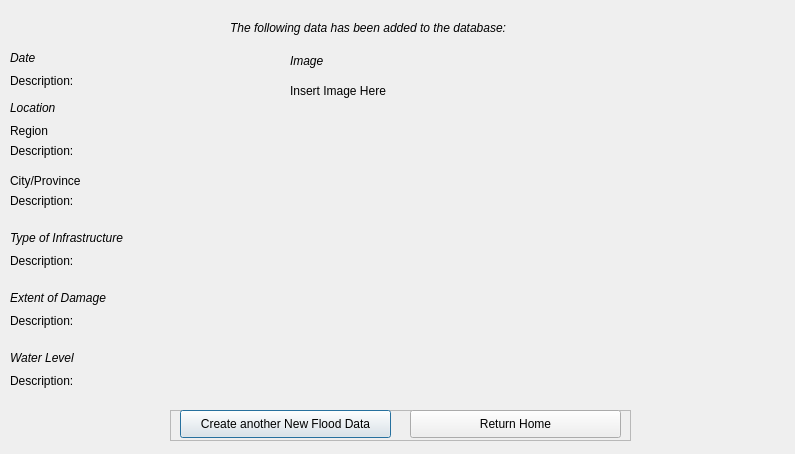
<?xml version="1.0" encoding="UTF-8"?>
<ui version="4.0">
 <class>FloodsFormDialog</class>
 <widget class="QDialog" name="FloodsFormDialog">
  <property name="geometry">
   <rect>
    <x>0</x>
    <y>0</y>
    <width>795</width>
    <height>454</height>
   </rect>
  </property>
  <property name="windowTitle">
   <string>Floods | Form Dialog</string>
  </property>
  <widget class="QLabel" name="header_label">
   <property name="geometry">
    <rect>
     <x>230</x>
     <y>20</y>
     <width>351</width>
     <height>16</height>
    </rect>
   </property>
   <property name="styleSheet">
    <string notr="true">font-size: 9pt;
font-style: italic;
</string>
   </property>
   <property name="text">
    <string>The following data has been added to the database:</string>
   </property>
  </widget>
  <widget class="QFrame" name="navigation_frame">
   <property name="geometry">
    <rect>
     <x>170</x>
     <y>410</y>
     <width>461</width>
     <height>31</height>
    </rect>
   </property>
   <property name="frameShape">
    <enum>QFrame::StyledPanel</enum>
   </property>
   <property name="frameShadow">
    <enum>QFrame::Raised</enum>
   </property>
   <widget class="QPushButton" name="create_new_button">
    <property name="geometry">
     <rect>
      <x>10</x>
      <y>0</y>
      <width>211</width>
      <height>28</height>
     </rect>
    </property>
    <property name="text">
     <string>Create another New Flood Data</string>
    </property>
   </widget>
   <widget class="QPushButton" name="return_button">
    <property name="geometry">
     <rect>
      <x>240</x>
      <y>0</y>
      <width>211</width>
      <height>28</height>
     </rect>
    </property>
    <property name="text">
     <string>Return Home</string>
    </property>
   </widget>
  </widget>
  <widget class="QLabel" name="date_label">
   <property name="geometry">
    <rect>
     <x>10</x>
     <y>50</y>
     <width>41</width>
     <height>16</height>
    </rect>
   </property>
   <property name="styleSheet">
    <string notr="true">font-size: 9pt;
font-style: italic;</string>
   </property>
   <property name="text">
    <string>Date</string>
   </property>
  </widget>
  <widget class="QLabel" name="date_description_label">
   <property name="geometry">
    <rect>
     <x>10</x>
     <y>70</y>
     <width>141</width>
     <height>21</height>
    </rect>
   </property>
   <property name="text">
    <string>Description: </string>
   </property>
  </widget>
  <widget class="QLabel" name="location_label">
   <property name="geometry">
    <rect>
     <x>10</x>
     <y>100</y>
     <width>61</width>
     <height>16</height>
    </rect>
   </property>
   <property name="styleSheet">
    <string notr="true">font-size: 9pt;
font-style: italic;</string>
   </property>
   <property name="text">
    <string>Location</string>
   </property>
  </widget>
  <widget class="QLabel" name="infrastructure_label">
   <property name="geometry">
    <rect>
     <x>10</x>
     <y>230</y>
     <width>161</width>
     <height>16</height>
    </rect>
   </property>
   <property name="styleSheet">
    <string notr="true">font-size: 9pt;
font-style: italic;</string>
   </property>
   <property name="text">
    <string>Type of Infrastructure</string>
   </property>
  </widget>
  <widget class="QLabel" name="damage_label">
   <property name="geometry">
    <rect>
     <x>10</x>
     <y>290</y>
     <width>121</width>
     <height>16</height>
    </rect>
   </property>
   <property name="styleSheet">
    <string notr="true">font-size: 9pt;
font-style: italic;</string>
   </property>
   <property name="text">
    <string>Extent of Damage</string>
   </property>
  </widget>
  <widget class="QLabel" name="region_label">
   <property name="geometry">
    <rect>
     <x>10</x>
     <y>120</y>
     <width>61</width>
     <height>21</height>
    </rect>
   </property>
   <property name="text">
    <string>Region</string>
   </property>
  </widget>
  <widget class="QLabel" name="location_label_2">
   <property name="geometry">
    <rect>
     <x>10</x>
     <y>170</y>
     <width>81</width>
     <height>21</height>
    </rect>
   </property>
   <property name="text">
    <string>City/Province</string>
   </property>
  </widget>
  <widget class="QLabel" name="waterlevel_label">
   <property name="geometry">
    <rect>
     <x>10</x>
     <y>350</y>
     <width>91</width>
     <height>16</height>
    </rect>
   </property>
   <property name="styleSheet">
    <string notr="true">font-size: 9pt;
font-style: italic;</string>
   </property>
   <property name="text">
    <string>Water Level</string>
   </property>
  </widget>
  <widget class="QLabel" name="region_description_label">
   <property name="geometry">
    <rect>
     <x>10</x>
     <y>140</y>
     <width>141</width>
     <height>21</height>
    </rect>
   </property>
   <property name="text">
    <string>Description: </string>
   </property>
  </widget>
  <widget class="QLabel" name="location_description_label">
   <property name="geometry">
    <rect>
     <x>10</x>
     <y>190</y>
     <width>141</width>
     <height>21</height>
    </rect>
   </property>
   <property name="text">
    <string>Description:</string>
   </property>
  </widget>
  <widget class="QLabel" name="infrastructure_description_label">
   <property name="geometry">
    <rect>
     <x>10</x>
     <y>250</y>
     <width>141</width>
     <height>21</height>
    </rect>
   </property>
   <property name="text">
    <string>Description:</string>
   </property>
  </widget>
  <widget class="QLabel" name="damage_description_label">
   <property name="geometry">
    <rect>
     <x>10</x>
     <y>310</y>
     <width>141</width>
     <height>21</height>
    </rect>
   </property>
   <property name="text">
    <string>Description:</string>
   </property>
  </widget>
  <widget class="QLabel" name="waterlevel_description_label">
   <property name="geometry">
    <rect>
     <x>10</x>
     <y>370</y>
     <width>141</width>
     <height>21</height>
    </rect>
   </property>
   <property name="text">
    <string>Description:</string>
   </property>
  </widget>
  <widget class="QLabel" name="image_label">
   <property name="geometry">
    <rect>
     <x>290</x>
     <y>50</y>
     <width>51</width>
     <height>21</height>
    </rect>
   </property>
   <property name="styleSheet">
    <string notr="true">font-size: 9pt;
font-style: italic;</string>
   </property>
   <property name="text">
    <string>Image</string>
   </property>
  </widget>
  <widget class="QLabel" name="image_placeholder">
   <property name="geometry">
    <rect>
     <x>290</x>
     <y>80</y>
     <width>141</width>
     <height>21</height>
    </rect>
   </property>
   <property name="text">
    <string>Insert Image Here</string>
   </property>
  </widget>
 </widget>
 <resources/>
 <connections/>
</ui>
